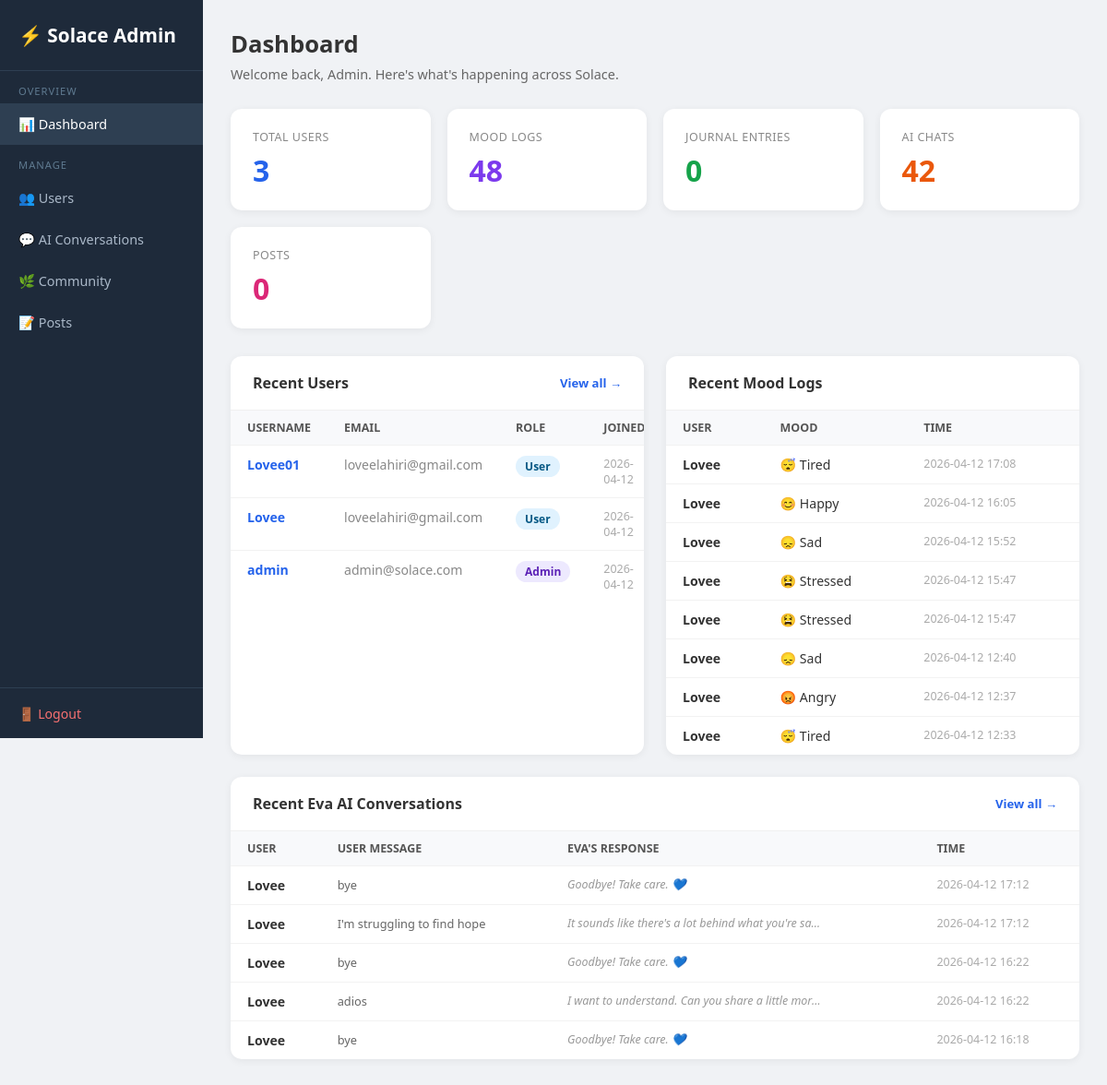
Page /admin (signed in) on the earlier database version.
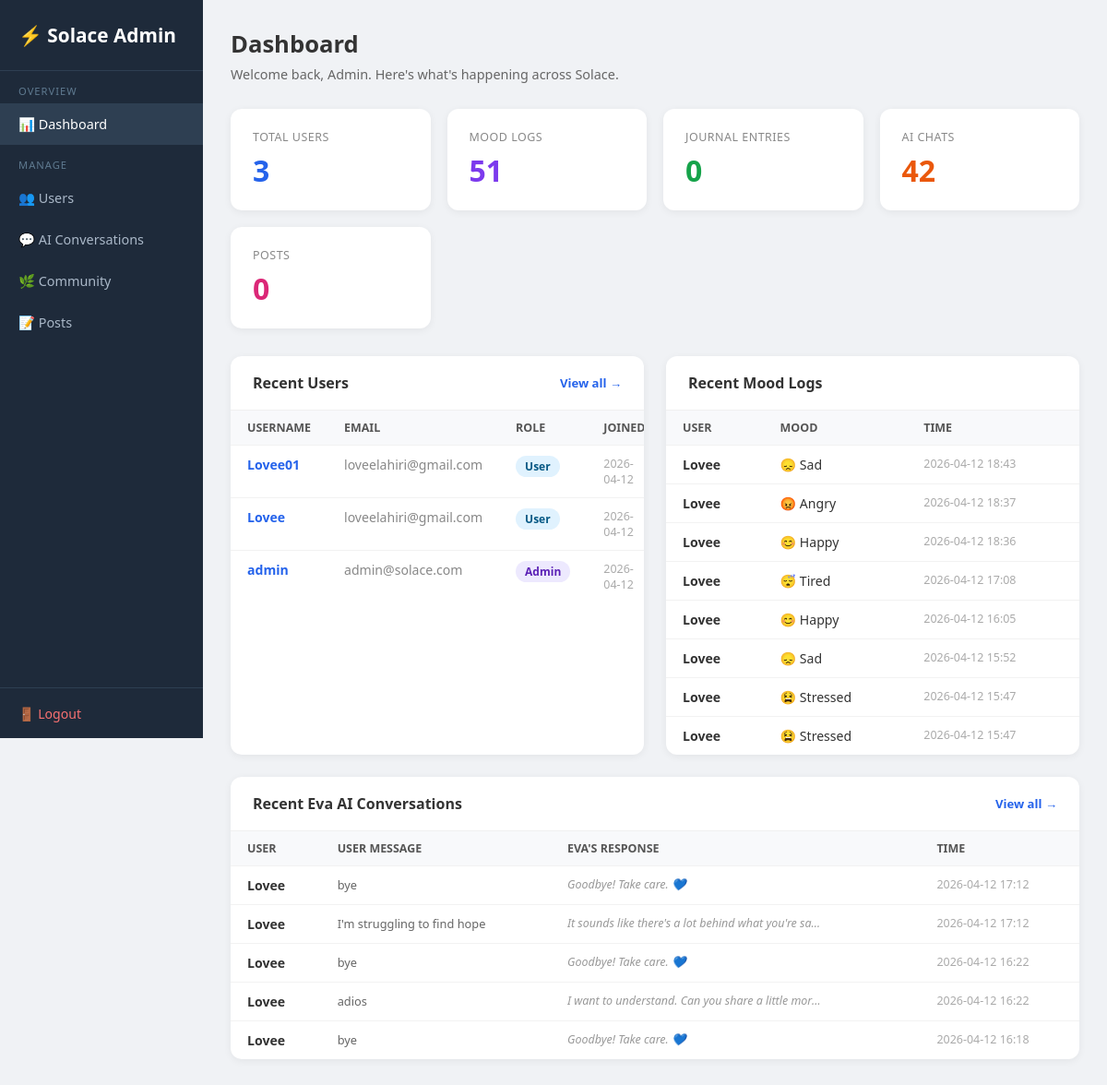
Same page on the later database version.
### tables this page shows
CREATE TABLE users (
                id         INTEGER PRIMARY KEY AUTOINCREMENT,
                username   TEXT UNIQUE NOT NULL,
                email      TEXT NOT NULL,
                password   TEXT NOT NULL,
                is_admin   INTEGER DEFAULT 0,
                created_at DATETIME DEFAULT CURRENT_TIMESTAMP
            );

CREATE TABLE mood_logs (
                id        INTEGER PRIMARY KEY AUTOINCREMENT,
                user_id   INTEGER NOT NULL REFERENCES users(id),
                mood      TEXT NOT NULL,
                timestamp DATETIME DEFAULT CURRENT_TIMESTAMP
            );

CREATE TABLE chat_history (
                id           INTEGER PRIMARY KEY AUTOINCREMENT,
                session_id   TEXT,
                user_id      INTEGER REFERENCES users(id),
                user_message TEXT,
                ai_response  TEXT,
                timestamp    DATETIME DEFAULT CURRENT_TIMESTAMP
            );

### app.py (the view)
@app.route("/admin")
@admin_required
def admin_dashboard() -> Any:
    with get_db() as conn:
        total_users   = conn.execute("SELECT COUNT(*) FROM users").fetchone()[0]
        total_moods   = conn.execute("SELECT COUNT(*) FROM mood_logs").fetchone()[0]
        total_journals= conn.execute("SELECT COUNT(*) FROM journals").fetchone()[0]
        total_chats   = conn.execute("SELECT COUNT(*) FROM chat_history").fetchone()[0]
        total_posts   = conn.execute("SELECT COUNT(*) FROM posts").fetchone()[0]
        recent_users = conn.execute(
            "SELECT id, username, email, is_admin, created_at FROM users ORDER BY created_at DESC LIMIT 5"
        ).fetchall()
        recent_moods = conn.execute("""
            SELECT u.username, ml.mood, ml.timestamp
            FROM mood_logs ml JOIN users u ON ml.user_id=u.id
            ORDER BY ml.timestamp DESC LIMIT 8
        """).fetchall()
        recent_chats = conn.execute("""
            SELECT u.username, ch.user_message, ch.ai_response, ch.timestamp
            FROM chat_history ch JOIN users u ON ch.user_id=u.id
            ORDER BY ch.timestamp DESC LIMIT 5
        """).fetchall()
    return render_template(
        "admin/dashboard.html",
        total_users=total_users, total_moods=total_moods,
        total_journals=total_journals, total_chats=total_chats,
        total_posts=total_posts,
        recent_users=recent_users, recent_moods=recent_moods,
        recent_chats=recent_chats,
    )

### app.py (called while the page is built)
def get_db() -> sqlite3.Connection:
    db_path = os.path.join(os.path.dirname(os.path.abspath(__file__)), "database.db")
    conn = sqlite3.connect(db_path)
    conn.row_factory = sqlite3.Row
    return conn

def admin_required(f: Any) -> Any:
    @wraps(f)
    def dec(*args: Any, **kwargs: Any) -> Any:
        if "user_id" not in session or not session.get("is_admin"):
            flash("Admin access required.")
            return redirect(url_for("login_page"))
        return f(*args, **kwargs)
    return dec

### templates/admin/dashboard.html (shortened to what this page needs)
<!DOCTYPE html>
<html lang="en">
<head>
</head>
<body>
<div class="sidebar">
  <div class="logo">⚡ Solace Admin</div>
  <nav>
    <div class="sl">Overview</div>
    <a href="/admin" class="active">📊 Dashboard</a>
    <div class="sl">Manage</div>
    <a href="/admin/users">👥 Users</a>
    <a href="/admin/chats">💬 AI Conversations</a>
    <a href="/admin/community">🌿 Community</a>
    <a href="/admin/posts">📝 Posts</a>
  </nav>
  <div class="bot"><a href="/logout">🚪 Logout</a></div>
</div>
<div class="main">
  <div class="page-title">Dashboard</div>
  <div class="page-sub">Welcome back, Admin. Here's what's happening across Solace.</div>
  <div class="stats">
    <div class="stat-card blue"><div class="label">Total Users</div><div class="value">{{ total_users }}</div></div>
    <div class="stat-card purple"><div class="label">Mood Logs</div><div class="value">{{ total_moods }}</div></div>
    <div class="stat-card green"><div class="label">Journal Entries</div><div class="value">{{ total_journals }}</div></div>
    <div class="stat-card orange"><div class="label">AI Chats</div><div class="value">{{ total_chats }}</div></div>
    <div class="stat-card pink"><div class="label">Posts</div><div class="value">{{ total_posts }}</div></div>
  </div>
  <div class="grid2">
    <div class="card">
      <div class="card-header">Recent Users <a href="/admin/users">View all →</a></div>
      <table>
        <thead><tr><th>Username</th><th>Email</th><th>Role</th><th>Joined</th></tr></thead>
        <tbody>
          {% for u in recent_users %}
          <tr>
            <td><a href="/admin/users/{{ u.id }}" style="color:#2563eb;text-decoration:none;font-weight:600">{{ u.username }}</a></td>
            <td style="color:#888">{{ u.email }}</td>
            <td><span class="badge {{ 'admin' if u.is_admin else 'user' }}">{{ 'Admin' if u.is_admin else 'User' }}</span></td>
            <td style="color:#aaa;font-size:0.78rem">{{ (u.created_at or '')[:10] }}</td>
          </tr>
          {% endfor %}
        </tbody>
      </table>
    </div>
    <div class="card">
      <div class="card-header">Recent Mood Logs</div>
      <table>
        <thead><tr><th>User</th><th>Mood</th><th>Time</th></tr></thead>
        <tbody>
          {% for m in recent_moods %}
          <tr>
            <td style="font-weight:600">{{ m.username }}</td>
            <td>{% if m.mood=='happy'%}😊{%elif m.mood=='sad'%}😞{%elif m.mood=='angry'%}😡{%elif m.mood=='anxious'%}😰{%elif m.mood=='calm'%}😌{%elif m.mood=='stressed'%}😫{%elif m.mood=='tired'%}😴{%elif m.mood=='Fear'%}😨{%elif m.mood=='swings'%}🎢{%endif%} {{ m.mood.capitalize() }}</td>
            <td style="color:#aaa;font-size:0.78rem">{{ (m.timestamp or '')[:16] }}</td>
          </tr>
          {% endfor %}
        </tbody>
      </table>
    </div>
  </div>
  <div class="card">
    <div class="card-header">Recent Eva AI Conversations <a href="/admin/chats">View all →</a></div>
    <table>
      <thead><tr><th>User</th><th>User Message</th><th>Eva's Response</th><th>Time</th></tr></thead>
      <tbody>
        {% for c in recent_chats %}
        <tr>
          <td style="font-weight:600">{{ c.username }}</td>
          <td><div class="preview">{{ c.user_message }}</div></td>
          <td><div class="ai-prev">{{ c.ai_response }}</div></td>
          <td style="color:#aaa;font-size:0.78rem">{{ (c.timestamp or '')[:16] }}</td>
        </tr>
        {% endfor %}
      </tbody>
    </table>
  </div>
</div>
</body>
</html>

### templates/admin/dashboard.html (style rules this page uses)
* { box-sizing:border-box;margin:0;padding:0; }
body { font-family:'Segoe UI',sans-serif;background:#f0f2f5;color:#333; }
.sidebar { width:220px;position:fixed;top:0;left:0;height:100vh;background:#1e2a3a;color:#cdd9e5;display:flex;flex-direction:column; }
.sidebar .logo { padding:24px 20px;font-size:1.3rem;font-weight:700;color:#fff;border-bottom:1px solid #2e3f52; }
.sidebar nav a { display:block;padding:13px 20px;color:#aab8c8;text-decoration:none;font-size:0.9rem;transition:background 0.15s; }
.sidebar nav a:hover,.sidebar nav a.active { background:#2e3f52;color:#fff; }
.sidebar nav .sl { padding:14px 20px 6px;font-size:0.7rem;text-transform:uppercase;letter-spacing:1px;color:#5f7a90; }
.sidebar .bot { margin-top:auto;padding:16px 20px;border-top:1px solid #2e3f52; }
.sidebar .bot a { color:#f87171;text-decoration:none;font-size:0.88rem; }
.main { margin-left:220px;padding:30px; }
.page-title { font-size:1.6rem;font-weight:700;margin-bottom:6px; }
.page-sub { color:#666;font-size:0.9rem;margin-bottom:28px; }
.stats { display:grid;grid-template-columns:repeat(auto-fit,minmax(170px,1fr));gap:18px;margin-bottom:30px; }
.stat-card { background:#fff;border-radius:12px;padding:22px 24px;box-shadow:0 2px 8px rgba(0,0,0,.06); }
.stat-card .label { font-size:0.78rem;color:#888;text-transform:uppercase;letter-spacing:.5px; }
.stat-card .value { font-size:2rem;font-weight:700;margin-top:6px; }
.stat-card.blue .value { color:#2563eb; }
.stat-card.green .value { color:#16a34a; }
.stat-card.orange .value { color:#ea580c; }
.stat-card.purple .value { color:#7c3aed; }
.stat-card.pink .value { color:#db2777; }
.card { background:#fff;border-radius:12px;box-shadow:0 2px 8px rgba(0,0,0,.06);margin-bottom:24px;overflow:hidden; }
.card-header { padding:18px 24px;font-weight:600;font-size:1rem;border-bottom:1px solid #f0f0f0;display:flex;justify-content:space-between;align-items:center; }
.card-header a { font-size:0.82rem;color:#2563eb;text-decoration:none; }
table { width:100%;border-collapse:collapse;font-size:0.88rem; }
th { background:#f8f9fb;padding:10px 18px;text-align:left;font-weight:600;color:#555;font-size:0.78rem;text-transform:uppercase; }
td { padding:11px 18px;border-top:1px solid #f2f2f2;vertical-align:top; }
.badge { display:inline-block;padding:3px 10px;border-radius:20px;font-size:0.75rem;font-weight:600; }
.badge.admin { background:#ede9fe;color:#5b21b6; }
.badge.user { background:#e0f2fe;color:#075985; }
.grid2 { display:grid;grid-template-columns:1fr 1fr;gap:24px; }
.preview { max-width:280px;overflow:hidden;text-overflow:ellipsis;white-space:nowrap;color:#666;font-size:0.8rem; }
.ai-prev { max-width:280px;overflow:hidden;text-overflow:ellipsis;white-space:nowrap;color:#999;font-size:0.78rem;font-style:italic; }

Differences in the rows shown:
no longer on this page (row unchanged): mood_logs: username "Lovee", mood "Sad", timestamp "2026-04-12 12:40"
no longer on this page (row unchanged): mood_logs: username "Lovee", mood "Angry", timestamp "2026-04-12 12:37"
no longer on this page (row unchanged): mood_logs: username "Lovee", mood "Tired", timestamp "2026-04-12 12:33"
added mood_logs: username "Lovee", mood "Sad", timestamp "2026-04-12 18:43"
added mood_logs: username "Lovee", mood "Angry", timestamp "2026-04-12 18:37"
added mood_logs: username "Lovee", mood "Happy", timestamp "2026-04-12 18:36"
Other differences:
{{ total_moods }}: "48" → "51"
